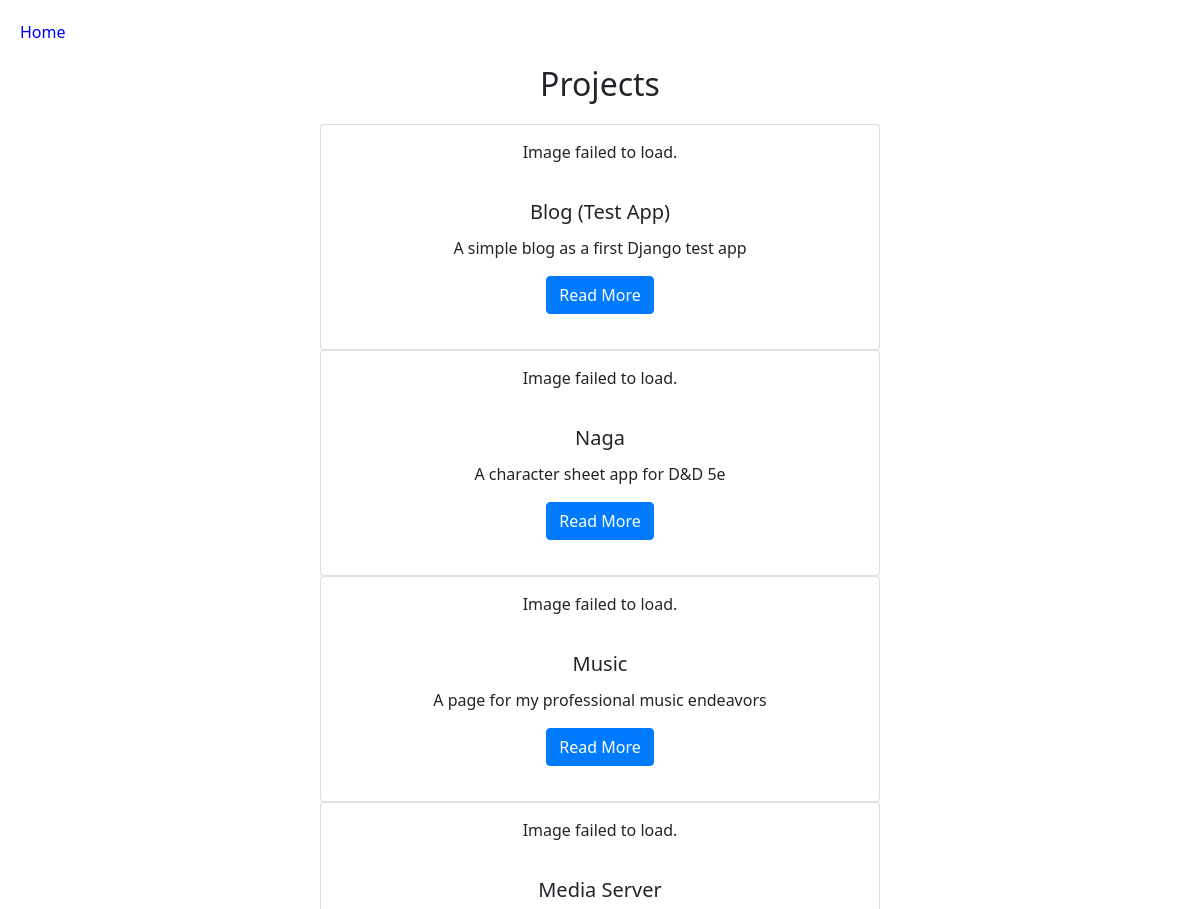
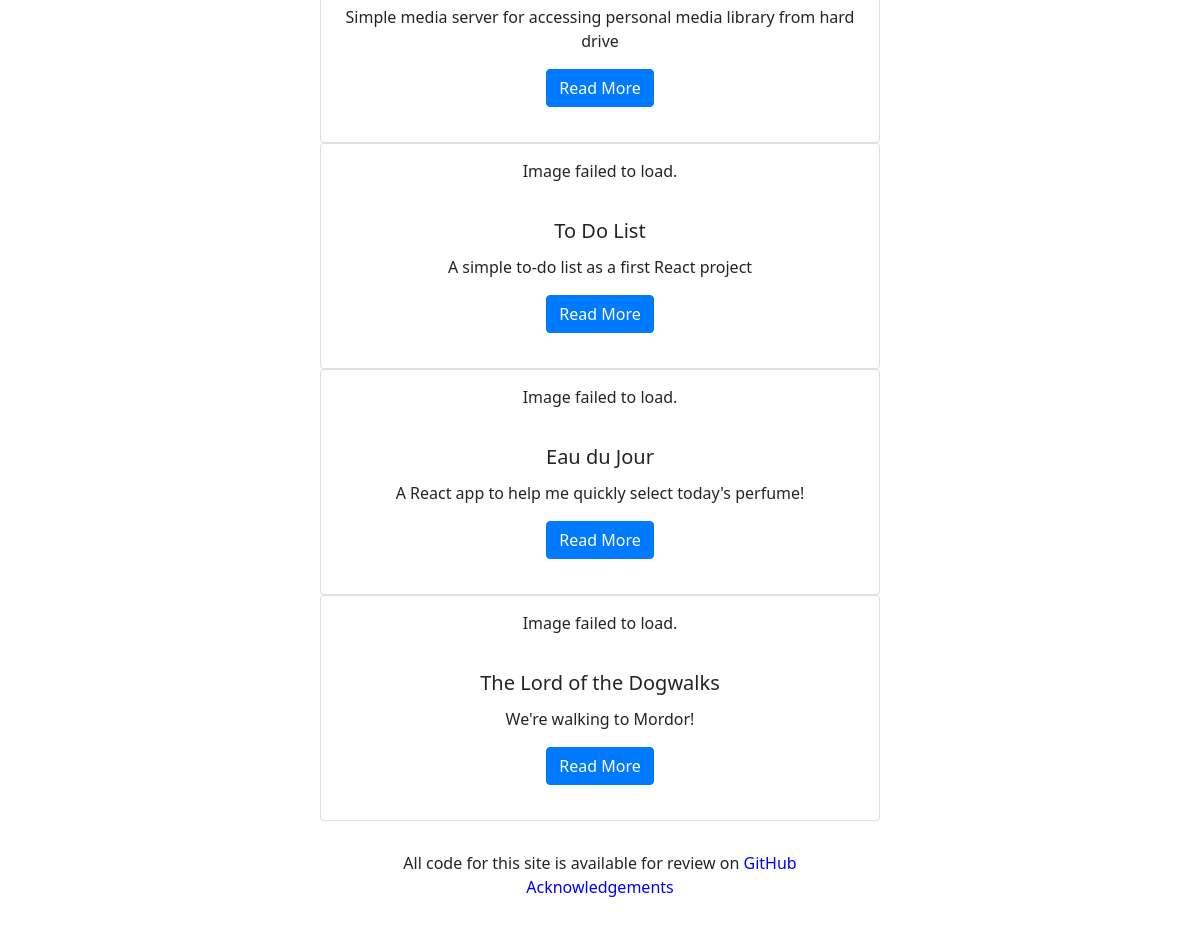
Screenshot of /projectGallery/ with the database file from the repository (2 pictures, top to bottom).
### projectGallery/models.py (models this page shows)
class Project(models.Model):
    title = models.CharField(max_length=100)
    summary = models.CharField(max_length=100)
    description = models.TextField(blank=True, null=True)
    technology = models.CharField(max_length=20, blank=True, null=True)
    image = models.ImageField(upload_to='projectGallery/uploads/', blank=True, null=True)
    url = models.CharField(max_length=100, blank=True, null=True)

### projectGallery/views.py (the view)
# urls.py: path("", views.project_index, name="project_index"),
def project_index(request):
    projects = Project.objects.all()
    context = {
        "breakpoints": settings.IMAGE_BREAKPOINTS,
        'projects': projects
    }
    return render(request, 'project_index.html', context)

### projectGallery/templates/project_index.html
{% extends "project_base.html" %}
{% load thumbnail %}
{% block page_content %}
<a href="/">Home</a>
<h1 style="text-align:center">Projects</h1>
<div class="normal project-gallery">
{% for project in projects %}
  <div class="project-card">
    {% if project.image %}
      {% thumbnail project.image '768' as im %}
        {% if im and im.url and im.x %}
          <img
            src="{{ im.url }}"
            srcset="
              {% for size in breakpoints %}
                {% thumbnail project.image size as thumb %}
                  {% if thumb and thumb.url and thumb.x %}
                    {{ thumb.url }} {{ thumb.x }}w,
                  {% endif %}
                {% endthumbnail %}
              {% endfor %}
            "
            class="card-img-top"
            alt="{{ project.title }}" width="30%"
          />
        {% else %}
          <p>Image failed to load.</p>
        {% endif %}
      {% endthumbnail %}
    {% else %}
      <p>No image available</p>
    {% endif %}
    <div class="card-body">
      <h5 class="card-title">{{ project.title }}</h5>
      <p class="card-text">{{ project.summary }}</p>
      <a href="{% url 'project_detail' project.pk %}" class="btn btn-primary">
        Read More
        <span class="fullCardLink"></span>
      </a>
    </div>
  </div>
{% endfor %}
</div>
<div class="normal" style="text-align:center">
	All code for this site is available for review on <a href="https://github.com/vgmiller/DjangoApps">GitHub</a><br/>
	<a href="{% url 'project_acknowledgements' %}">Acknowledgements</a><br/>
</div>
{% endblock %}

### static/base.css (style rules this page uses)
div { display: block; }
h1, h2, h3, h4, h5, h6 { margin-top: 0; margin-bottom: .5rem; }
h1 { display: block; font-size: 2em; margin-block-start: 0.67em; margin-block-end: 0.67em; margin-inline-start: 0px; margin-inline-end: 0px; font-weight: bold; }
.h1, .h2, .h3, .h4, .h5, .h6, h1, h2, h3, h4, h5, h6 { margin-bottom: .5rem; font-family: inherit; font-weight: 500; line-height: 1.2; color: inherit; }
a { text-decoration: none; background-color: transparent; color: blue; }

### static/projectGallery/projectGallery.css (style rules this page uses)
.normal { margin: 10px; padding: 10px; }
.project-gallery { display: flex; justify-content: center; }
.project-card { flex:1; margin:10px; padding:15px 0 15px 0; width:100%; position:relative; min-height:1px; max-width:20%; text-align:center; background-color:#fff; background-clip: border-box; border: 1px solid rgba(0,0,0,.125); border-radius:0.25rem; flex-direction:column; }
span.fullCardLink { position:absolute; width:100%; height:100%; top:0; left: 0; z-index: 1; }
@media only screen and (max-width: 1200px) and (min-width: 720px) { .project-gallery { display: block; } }
@media only screen and (max-width: 1200px) and (min-width: 720px) { .project-card { width: 50%; max-width: 50%; height: auto; margin: auto; } }

### rows the page displays
Project: shows "Image failed to load.", title "Blog (Test App)", summary "A simple blog as a first Django test app"
Project: shows "Image failed to load.", title "Naga", summary "A character sheet app for D&D 5e"
Project: shows "Image failed to load.", title "Music", summary "A page for my professional music endeavors"
Project: shows "Image failed to load.", title "Media Server", summary "Simple media server for accessing personal media library from hard drive"
Project: shows "Image failed to load.", title "To Do List", summary "A simple to-do list as a first React project"
Project: shows "Image failed to load.", title "Eau du Jour", summary "A React app to help me quickly select today's perfume!"
Project: shows "Image failed to load.", title "The Lord of the Dogwalks", summary "We're walking to Mordor!"
